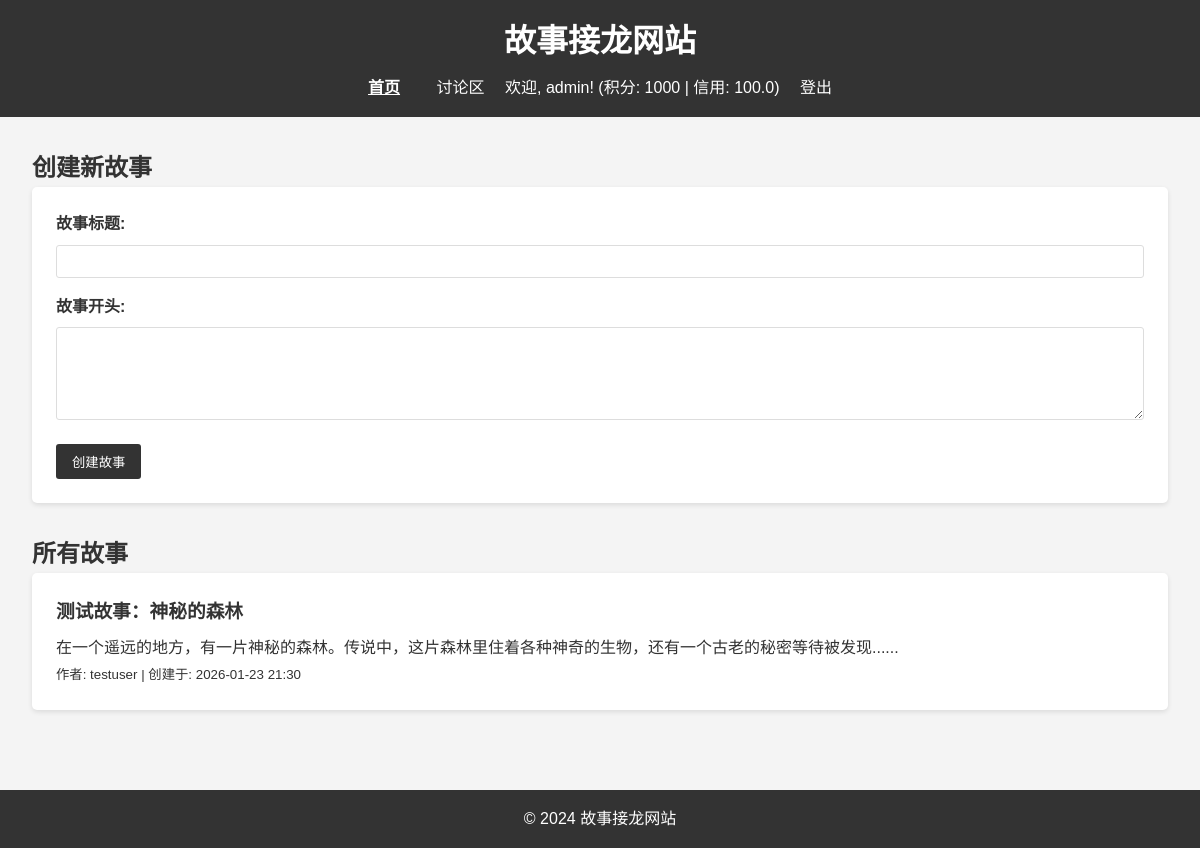
Page / (signed in) on the earlier database version.
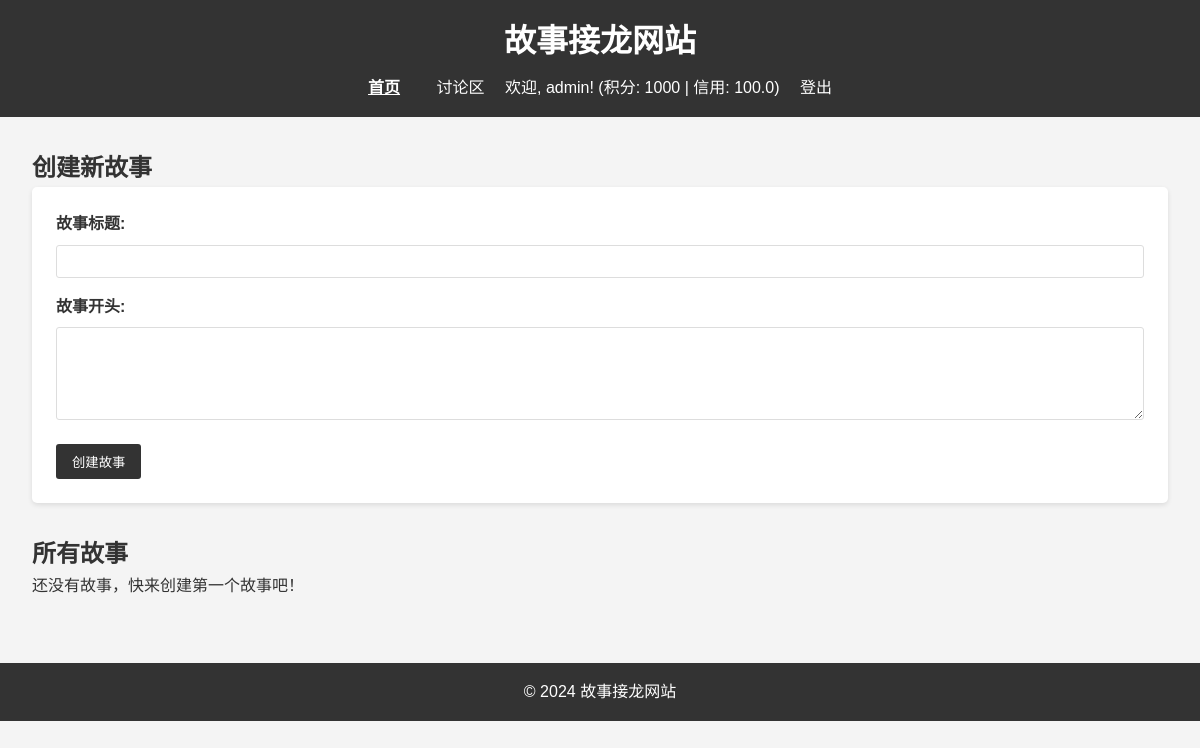
Same page on the later database version.
### database.py (models this page shows)
class UserDB(Base):
    __tablename__ = "users"
    id = Column(Integer, primary_key=True, index=True)
    username = Column(String(50), unique=True, index=True, nullable=False)
    email = Column(String(100), unique=True, index=True, nullable=False)
    password_hash = Column(String(255), nullable=False)
    role = Column(String(20), default="user")
    registered_at = Column(DateTime, default=datetime.now)
    active_count = Column(Integer, default=0)
    points = Column(Integer, default=0)
    credit = Column(Float, default=100.0)
    stories = relationship("StoryDB", back_populates="author")
    chapters = relationship("StoryChapterDB", back_populates="author")
    chapter_comments = relationship("ChapterCommentDB", back_populates="author")
    discussions = relationship("DiscussionDB", back_populates="author")
    discussion_comments = relationship("DiscussionCommentDB", back_populates="author")

class StoryDB(Base):
    __tablename__ = "stories"
    id = Column(Integer, primary_key=True, index=True)
    title = Column(String(200), nullable=False)
    content = Column(Text, nullable=False)
    author_id = Column(Integer, ForeignKey("users.id"), nullable=False)
    created_at = Column(DateTime, default=datetime.now)
    updated_at = Column(DateTime, default=datetime.now)
    author = relationship("UserDB", back_populates="stories")
    chapters = relationship("StoryChapterDB", back_populates="story")

### main.py (the view)
@app.get("/", response_class=HTMLResponse)
async def read_root(request: Request, db: Session = Depends(get_db)):
    stories = get_all_stories(db)
    discussions = get_all_discussions(db)
    current_user = await get_current_user(request, db)
    from crud import get_user_by_id
    story_with_authors = []
    for story in stories:
        author = get_user_by_id(db, story.author_id)
        story.author_name = author.username if author else "未知作者"
        story_with_authors.append(story)
    return templates.TemplateResponse(
        "index.html",
        {
            "request": request,
            "stories": story_with_authors,
            "discussions": discussions,
            "current_user": current_user
        }
    )

### templates/index.html (shortened to what this page needs)
{% extends "base.html" %}
{% block content %}
    <section class="create-story">
        <h2>创建新故事</h2>
        {% if current_user %}
            <form action="/stories" method="post">
                <div>
                    <label for="title">故事标题:</label>
                    <input type="text" id="title" name="title" required>
                </div>
                <div>
                    <label for="content">故事开头:</label>
                    <textarea id="content" name="content" rows="5" required></textarea>
                </div>
                <button type="submit">创建故事</button>
            </form>
        {% else %}
            <p class="login-prompt">请先<a href="/login">登录</a>或<a href="/register">注册</a>后创建故事</p>
        {% endif %}
    </section>
    <section class="story-list">
        <h2>所有故事</h2>
        {% if stories %}
            <ul>
                {% for story in stories %}
                    <li>
                        <h3><a href="/stories/{{ story.id }}">{{ story.title }}</a></h3>
                        <p>{{ story.content[:100] }}...</p>
                        <small>作者: {{ story.author_name }} | 创建于: {{ story.created_at.strftime('%Y-%m-%d %H:%M') }}</small>
                    </li>
                {% endfor %}
            </ul>
        {% else %}
            <p>还没有故事，快来创建第一个故事吧！</p>
        {% endif %}
    </section>
{% endblock %}

### templates/base.html (shortened to what this page needs)
<!DOCTYPE html>
<html lang="zh-CN">
<head>
    <link rel="stylesheet" href="{{ url_for('static', path='/css/styles.css') }}">
</head>
<body>
    <header>
        <h1>故事接龙网站</h1>
        <nav>
            <a href="/">首页</a>
            <a href="/discussions">讨论区</a>
            {% if current_user %}
                <span class="user-info">
                    欢迎, {{ current_user.username }}!
                    (积分: {{ current_user.points }} | 信用: {{ "%.1f"|format(current_user.credit) }})
                </span>
                <a href="/logout">登出</a>
            {% else %}
                <a href="/login">登录</a>
                <a href="/register">注册</a>
            {% endif %}
        </nav>
    </header>
    <main>
        {% block content %}{% endblock %}
    </main>
    <footer>
        <p>&copy; 2024 故事接龙网站</p>
    </footer>
</body>
</html>

### static/css/styles.css (style rules this page uses)
* { margin: 0; padding: 0; box-sizing: border-box; }
body { font-family: Arial, sans-serif; line-height: 1.6; color: #333; background-color: #f4f4f4; }
header { background-color: #333; color: #fff; padding: 1rem; text-align: center; }
header h1 { margin-bottom: 0.5rem; }
nav a { color: #fff; text-decoration: none; margin: 0 1rem; }
main { max-width: 1200px; margin: 0 auto; padding: 2rem; }
form { background-color: #fff; padding: 1.5rem; border-radius: 5px; box-shadow: 0 2px 5px rgba(0, 0, 0, 0.1); margin-bottom: 2rem; }
form div { margin-bottom: 1rem; }
form label { display: block; margin-bottom: 0.5rem; font-weight: bold; }
form input[type="text"], form textarea { width: 100%; padding: 0.5rem; border: 1px solid #ddd; border-radius: 3px; }
form textarea { resize: vertical; }
form button { background-color: #333; color: #fff; padding: 0.5rem 1rem; border: none; border-radius: 3px; cursor: pointer; }
.story-list { margin-top: 2rem; }
footer { background-color: #333; color: #fff; text-align: center; padding: 1rem; margin-top: 2rem; }

Differences in the rows shown:
removed StoryDB: title "测试故事：神秘的森林", content "在一个遥远的地方，有一片神秘的森林。传说中，这片森林里住着各种神奇的生物，还有一个古老的秘密等待被发现...", author_name "testuser", created_at "2026-01-23 21:30"
Other differences:
text now shown: "还没有故事，快来创建第一个故事吧！"
